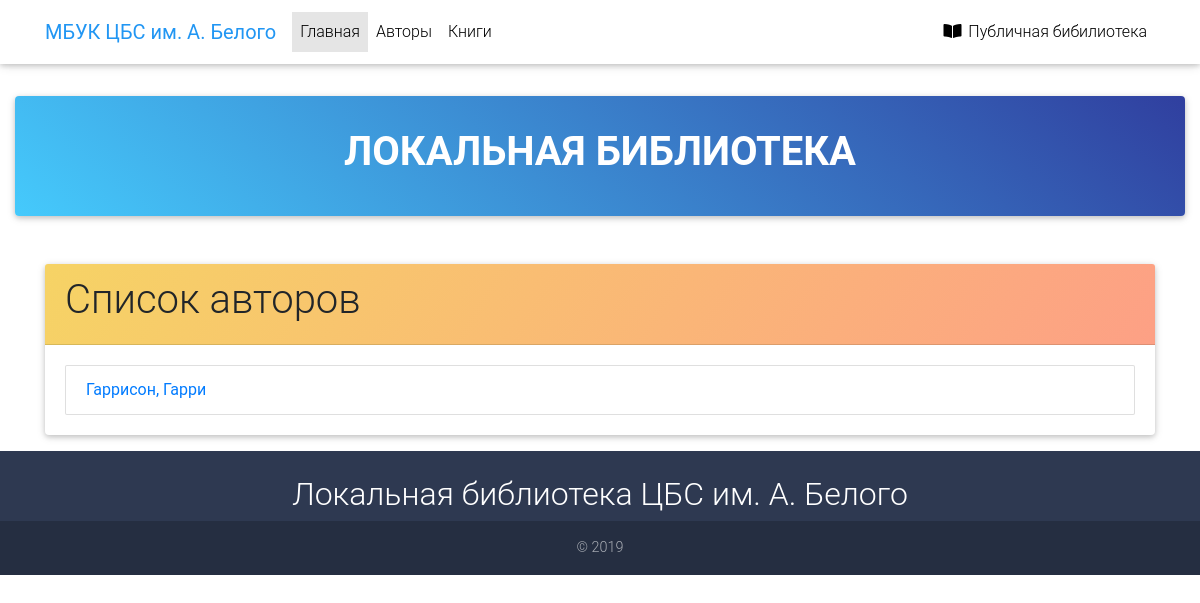
Page /catalog/authors/ on the earlier database version.
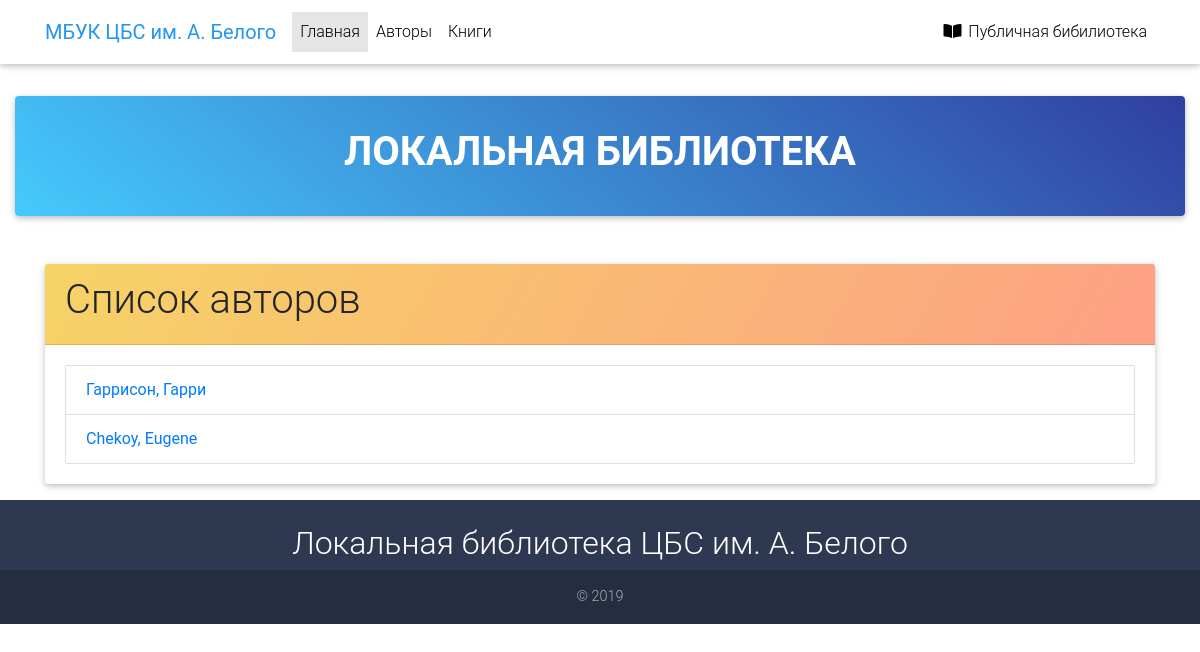
Same page on the later database version.
### catalog/models.py (models this page shows, shortened)
class Author(models.Model):
    first_name = models.CharField(max_length=100, verbose_name='Имя')
    last_name = models.CharField(max_length=100, verbose_name='Фамилия')
    summary = models.TextField(max_length=400, verbose_name='Описание')
    date_of_birth = models.DateField(null=True, blank=True, verbose_name='Дата рождения')
    date_of_death = models.DateField(null=True, blank=True, verbose_name='Дата смерти')
    class Meta:
        verbose_name = 'Автор'
        verbose_name_plural = 'Авторы'
    def get_absolute_url(self):
        return reverse('author-detail', args=[str(self.id)])

### catalog/views.py (the view)
# urls.py: path('authors/', views.AuthorListView.as_view(), name='authors'),
class AuthorListView(generic.ListView):
    model = Author

### catalog/templates/catalog/author_list.html
{% extends "base_all.html" %}
{% block content %}
    <div class="container mt-5">
        <div class="card">
            <div class="card-header sunny-morning-gradient">
                <h1>Список авторов</h1>
            </div>
            <div class="card-body">
                {% if author_list %}
                <ul class="list-group">
                  {% for author in author_list %}
                  <li class="list-group-item">
                    <a href="{{ author.get_absolute_url }}">{{ author.last_name }}, {{ author.first_name }}</a>
                  </li>
                  {% endfor %}
                </ul>
                {% else %}
                  <p>There are no books in the library.</p>
                {% endif %}
            </div>
        </div>
    </div>
{% endblock %}

Differences in the rows shown:
added Author: last_name "Chekoy", first_name "Eugene"
